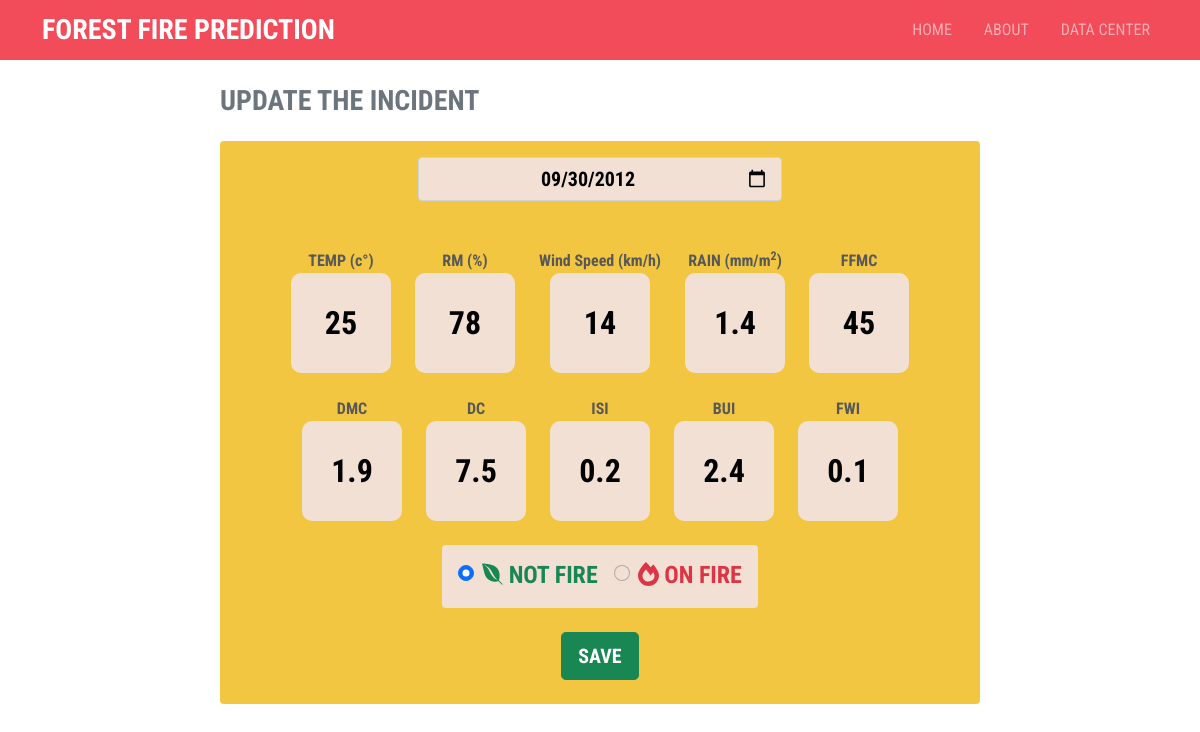
Screenshot of /update.php?i=133 with the database file from the repository.
### tables this page shows
CREATE TABLE IF NOT EXISTS `datacenter` (
  `id` int(11) NOT NULL AUTO_INCREMENT,
  `tanggal` date NOT NULL,
  `temprature` float NOT NULL,
  `rm` float NOT NULL,
  `windspeed` float NOT NULL,
  `rain` float NOT NULL,
  `ffmc` float NOT NULL,
  `dmc` float NOT NULL,
  `dc` float NOT NULL,
  `isi` float NOT NULL,
  `bui` float NOT NULL,
  `fwi` float NOT NULL,
  `incident` varchar(256) NOT NULL,
  PRIMARY KEY (`id`)
);

### system.php (called while the page is built, shortened)
<?php
$con = mysqli_connect("localhost", "root", "", "kebakaran-nn") or die("Koneksi Gagal !!");
function query($sql): array
{
    global $con;
    $query = mysqli_query($con, $sql);
    $rows = array();
    while ($arr = mysqli_fetch_row($query)) {
        $rows[] = $arr;
    }
    return $rows;
}

### update.php (the view, shortened to what this page needs)
<!doctype html>
<html lang="en">
<head>
  <link href="https://cdn.jsdelivr.net/npm/bootstrap@5.1.3/dist/css/bootstrap.min.css" rel="stylesheet">
  <link rel="stylesheet" href="app.css">
</head>
<body>
  <?php
  include "./template/navbar.php";
  require "./system.php";
  $data = query("SELECT * FROM datacenter WHERE id = " . $_GET['i'] . " ")[0];
  ?>
  <div class="container">
    <div class="row justify-content-center my-4">
      <div class="col-md-8 px-0">
        <h3 class="m-0 fw-bold text-secondary">UPDATE THE INCIDENT</h3>
      </div>
      <div class="col-md-8 rounded px-3 pt-3 mt-4 predict-page">
        <form action="" class="mb-4" method="POST">
          <div class="d-flex justify-content-center mb-4">
            <div class="input-group w-50 mb-4">
              <input type="date" name="tgl" value="<?= $data[1]; ?>" class="form-control text-center fs-5" placeholder="DATE" required autofocus>
            </div>
          </div>
          <div class="d-flex justify-content-center gap-4 flex-wrap">
            <div class="base">
              <p class="m-0 fw-bold text-center text-2">TEMP (c&#176;)</p>
              <input type="number" value="<?= $data[2]; ?>" name="temp" class="basic-form-control" min="22" max="42" step=".0" placeholder="42" required>
            </div>
            <div class="base">
              <p class="m-0 fw-bold text-center text-2">RM (%)</p>
              <input type="number" value="<?= $data[3]; ?>" name="rm" class="basic-form-control" min="21" max="90" placeholder="90" required>
            </div>
            <div class="base">
              <p class="m-0 fw-bold text-center text-2">Wind Speed (km/h)</p>
              <input type="number" value="<?= $data[4]; ?>" name="ws" class="basic-form-control" min="6" max="29" placeholder="29" required>
            </div>
            <div class="base">
              <p class="m-0 fw-bold text-center text-2">RAIN (mm/m<sup>2</sup>)</p>
              <input type="number" value="<?= $data[5]; ?>" name="rain" class="basic-form-control" min="0" max="16.8" step="0.01" placeholder="16,8" required>
            </div>
            <div class="base">
              <p class="m-0 fw-bold text-center text-2">FFMC</p>
              <input type="number" value="<?= $data[6]; ?>" name="ffmc" class="basic-form-control" min="28.6" max="92.5" step="0.01" placeholder="92,5" required>
            </div>
            <div class="base">
              <p class="m-0 fw-bold text-center text-2">DMC</p>
              <input type="number" value="<?= $data[7]; ?>" name="dmc" class="basic-form-control" min="1.1" max="65.9" step="0.01" placeholder="65,9" required>
            </div>
            <div class="base">
              <p class="m-0 fw-bold text-center text-2">DC</p>
              <input type="number" value="<?= $data[8]; ?>" name="dc" class="basic-form-control" min="7" max="220.4" step="0.01" placeholder="220,4" required>
            </div>
            <div class="base">
              <p class="m-0 fw-bold text-center text-2">ISI</p>
              <input type="number" value="<?= $data[9]; ?>" name="isi" class="basic-form-control" min="0" max="18.5" step="0.01" placeholder="18,5" required>
            </div>
            <div class="base">
              <p class="m-0 fw-bold text-center text-2">BUI</p>
              <input type="number" value="<?= $data[10]; ?>" name="bui" class="basic-form-control" min="1.1" max="68" step="0.01" placeholder="68" required>
            </div>
            <div class="base">
              <p class="m-0 fw-bold text-center text-2">FWI</p>
              <input type="number" value="<?= $data[11]; ?>" name="fwi" class="basic-form-control" min="0" max="31.1" step="0.01" placeholder="31,1" required>
            </div>
          </div>
          <div class="d-flex text-left  justify-content-center">
            <div class="incidentBox d-flex gap-3 my-4 p-3 rounded">
              <div class="form-check">
                <input class="form-check-input" type="radio" <?= $data[12] == 0 ? 'checked' : ''; ?> value="0" name="incident" id="no-fire">
                <label class="form-check-label" for="no-fire">
                  <h4 class="fw-bold m-0 text-success"><i class="fab fa-envira"></i> NOT FIRE</h4>
                </label>
              </div>
              <div class="form-check">
                <input class="form-check-input" type="radio" <?= $data[12] == 1 ? 'checked' : ''; ?> value="1" name="incident" id="fire">
                <label class="form-check-label" for="fire">
                  <h4 class="fw-bold m-0 text-danger"><i class="fas fa-fire-alt"></i> ON FIRE</h4>
                </label>
              </div>
            </div>
          </div>
          <div class="d-flex justify-content-center">
            <button type="submit" name="submit" class="btn btn-lg btn-success fw-bold">SAVE</button>
          </div>
        </form>
      </div>
    </div>
  </div>
</body>
</html>

### app.css (style rules this page uses)
* { font-family: 'Roboto Condensed', sans-serif !important; }
.text-2 { color: #585858; }
.predict-page { background: #f2c641; text-align: center; }
.predict-page form input { background: #f2e0d5; color: black !important; font-weight: bold; }
.incidentBox { background: #f2e0d5; }
.predict-page form input.basic-form-control { height: 100px; width: 100px; border-radius: 10px; border: none; font-size: 2rem; text-align: center; }

### rows the page displays
datacenter: tgl "09/30/2012", temp "25", rm "78", ws "14", rain "1.4", ffmc "45", dmc "1.9", dc "7.5", isi "0.2", bui "2.4", fwi "0.1", incident "☑ NOT FIRE", incident "☐ ON FIRE"
